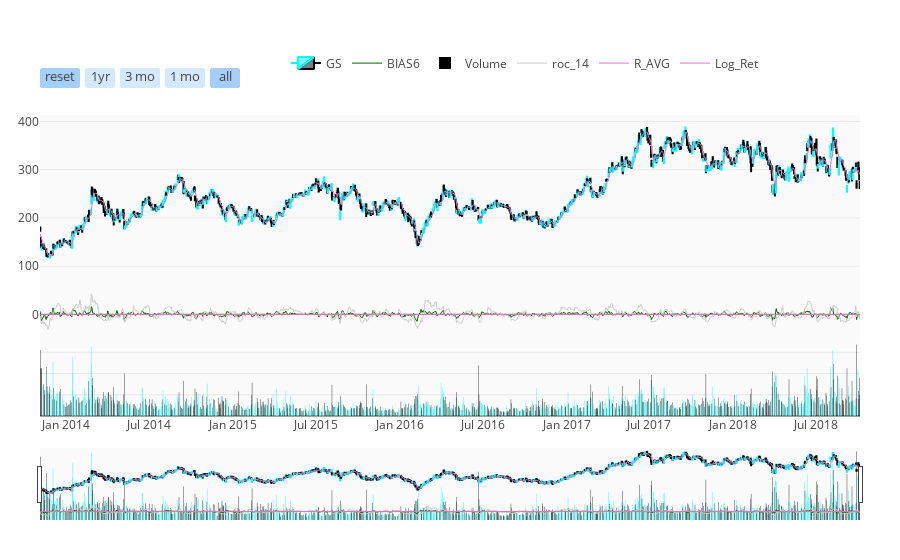

Notebook code for this chart:
### Code cell
iplot( fig, filename = 'candlestick_roc_plotting', validate = False )

### Figure 1 — Plotly figure (JSON) as saved in the notebook; plotly's stock layout.template omitted (floating-point values rounded to 4 significant figures; data arrays with more than 128 entries replaced by an {"elided": "..."} marker saying what was removed)
{"data": [{"close": {"elided": "1239 float values"}, "decreasing": {"line": {"color": "#000000"}}, "high": {"elided": "1239 float values"}, "increasing": {"line": {"color": "#00FFFF"}}, "low": {"elided": "1239 float values"}, "name": "GS", "open": {"elided": "1239 float values"}, "type": "candlestick", "x": {"elided": "1239 str values"}, "yaxis": "y2"}, {"line": {"width": 1}, "marker": {"color": "darkgreen"}, "mode": "lines", "name": "BIAS6", "type": "scatter", "x": {"elided": "1239 str values"}, "y": {"elided": "1239 float values"}, "yaxis": "y2"}, {"marker": {"color": {"elided": "1239 str values"}}, "name": "Volume", "type": "bar", "x": {"elided": "1239 str values"}, "y": {"elided": "1239 int values"}, "yaxis": "y"}, {"legendgroup": "roc_14", "line": {"width": 1}, "marker": {"color": "#ccc"}, "name": "roc_14", "type": "scatter", "x": {"elided": "1239 str values"}, "y": {"elided": "1239 float values"}, "yaxis": "y2"}, {"line": {"width": 1}, "marker": {"color": "#E377C2"}, "name": "R_AVG", "showlegend": true, "type": "lines", "x": {"elided": "1239 str values"}, "y": {"elided": "1239 float values"}, "yaxis": "y2"}, {"line": {"width": 1}, "marker": {"color": "#E377C2"}, "name": "Log_Ret", "showlegend": true, "type": "lines", "x": {"elided": "1239 str values"}, "y": {"elided": "1239 float values"}, "yaxis": "y2"}], "layout": {"legend": {"orientation": "h", "x": 0.3, "y": 0.9, "yanchor": "bottom"}, "margin": {"b": 40, "l": 40, "r": 40, "t": 40}, "plot_bgcolor": "rgb(250, 250, 250)", "xaxis": {"rangeselector": {"bgcolor": "rgba(150, 200, 250, 0.4)", "buttons": [{"count": 1, "label": "reset", "step": "all"}, {"count": 1, "label": "1yr", "step": "year", "stepmode": "backward"}, {"count": 3, "label": "3 mo", "step": "month", "stepmode": "backward"}, {"count": 1, "label": "1 mo", "step": "month", "stepmode": "backward"}, {"step": "all"}], "font": {"size": 13}, "visibe": true, "x": 0, "y": 0.9}}, "yaxis": {"domain": [0, 0.2], "showticklabels": false}, "yaxis2": {"domain": [0.2, 0.8]}}}
